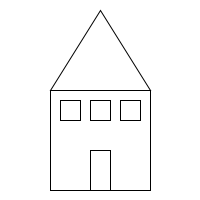
Frame 1 (no input)
Frame 60 (the mouse pressed at the canvas centre just before this capture): identical to frame 1, image omitted
Frame 120 (the mouse held since frame 60 and released just before this capture): identical to frame 1, image omitted

The Processing sketch that drew this single still picture (run headless with seeded random() and noise(); from frame 60 on, the mouse is pressed at the canvas centre):

// Processing sketch: house
// ── house.pde

void setup(){
 size(200, 200); 
}

void draw(){
 background(255);
 //house
 rect(50, 90, 100, 100); 
 //roof
 triangle(50, 90, 100, 10, 150, 90);
 //windows
 rect(60, 100, 20, 20);
 rect(90, 100, 20, 20); //x=x+w+10
 rect(120, 100, 20, 20);
 rect(90, 150, 20, 40); //door
}
